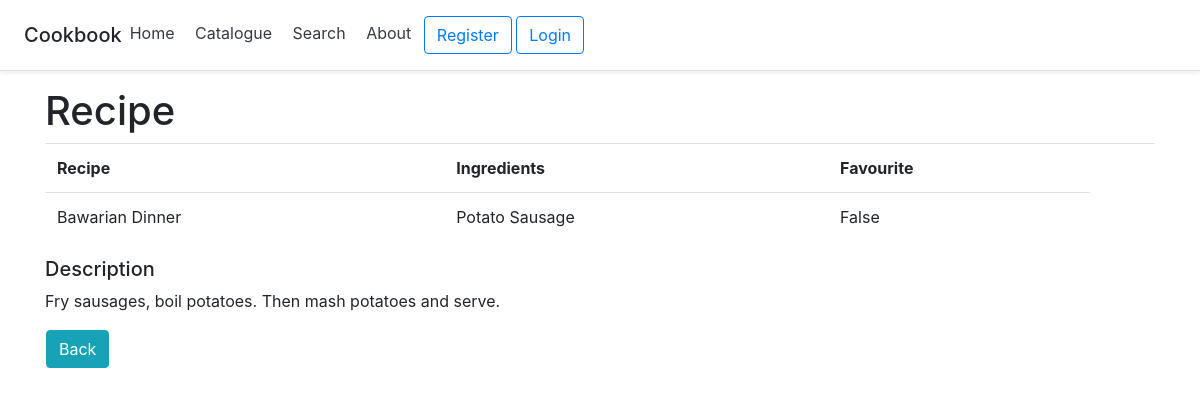
The app's page /recipes/recipe/6/ with its own data.
### recipes/models.py (models this page shows, shortened)
class Recipe(models.Model):
    name = models.CharField(max_length=50, null=True)
    description = models.TextField(null=True, blank=True)
    favourite = models.BooleanField(default=False)
    ingredients = models.ManyToManyField(Ingredient)

class Ingredient(models.Model):
    name = name = models.CharField(max_length=50, null=True)

### recipes/views.py (the view)
# urls.py: path('recipe/<int:pk>/', views.recipe, name='recipe'),
def recipe(request, pk):
    recipe = Recipe.objects.get(id=pk)
    ingredients = recipe.ingredients.all()
    context = {'recipe': recipe, 'ingredients': ingredients}
    return render(request, 'recipes/recipe.html', context)

### recipes/templates/recipes/recipe.html (shortened to what this page needs)
{% extends 'recipes/base.html' %}
{% block content %}
    {% include 'navbar.html' %}
    <div class="container">
        <h1>Recipe</h1>
        <table class="table">
            <tr>
                <th>Recipe</th>
                <th>Ingredients</th>
                <th>Favourite</th>
                <th></th>
            </tr>
            <tr>
                <td>{{ recipe.name }}</td>
                <td>
                    {% for ingredient in ingredients %}
                        {{ ingredient.name }}
                    {% endfor %}
                </td>
                <td>{{ recipe.favourite }}</td>
            </tr>
        </table>
        <h5>Description</h5>
        <p>{{ recipe.description }}</p>
        <table>
            <tr>
                <th><a class="btn btn-info" href="{% url 'main:home' %}">Back</a></th>
            </tr>
        </table>
    </div>
{% endblock %}

### records on screen
Recipe: name "Bawarian Dinner", favourite "False", description "Fry sausages, boil potatoes. Then mash potatoes and serve."
Ingredient: name "Potato"
Ingredient: name "Sausage"
